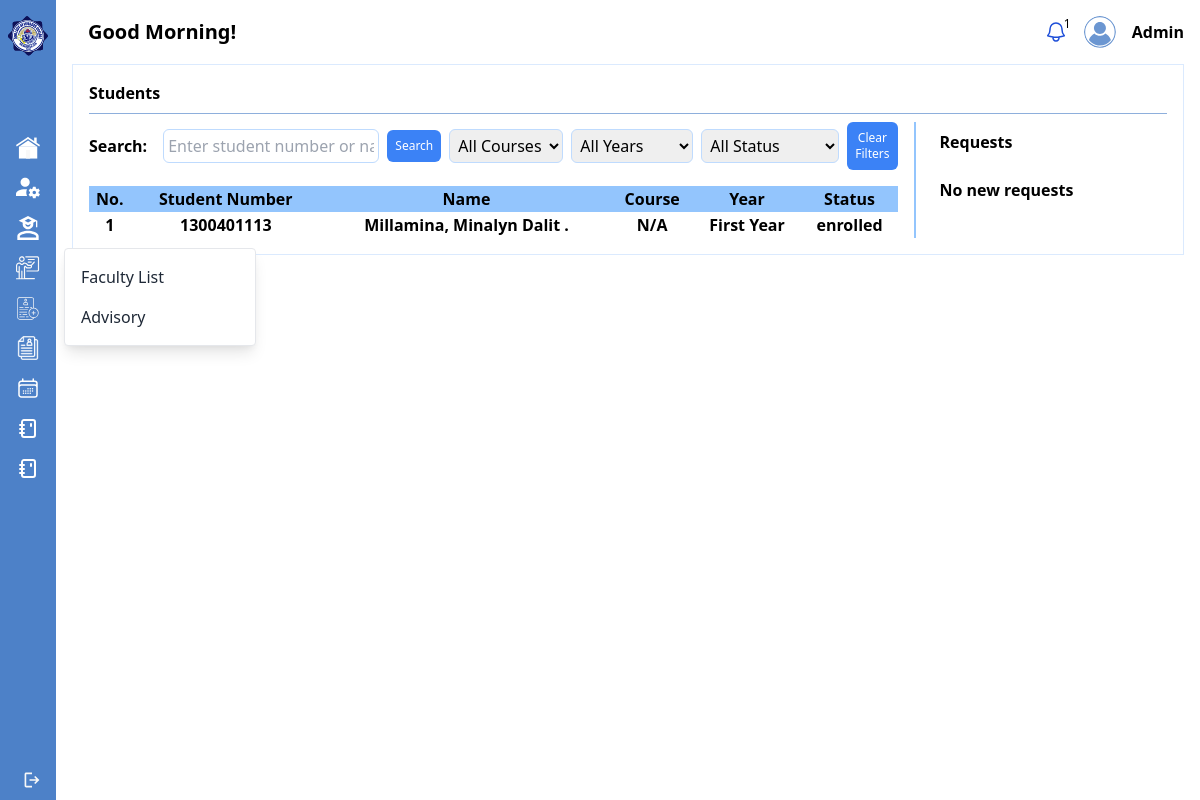
The app's page /admin/student-record.php (signed in), older data.
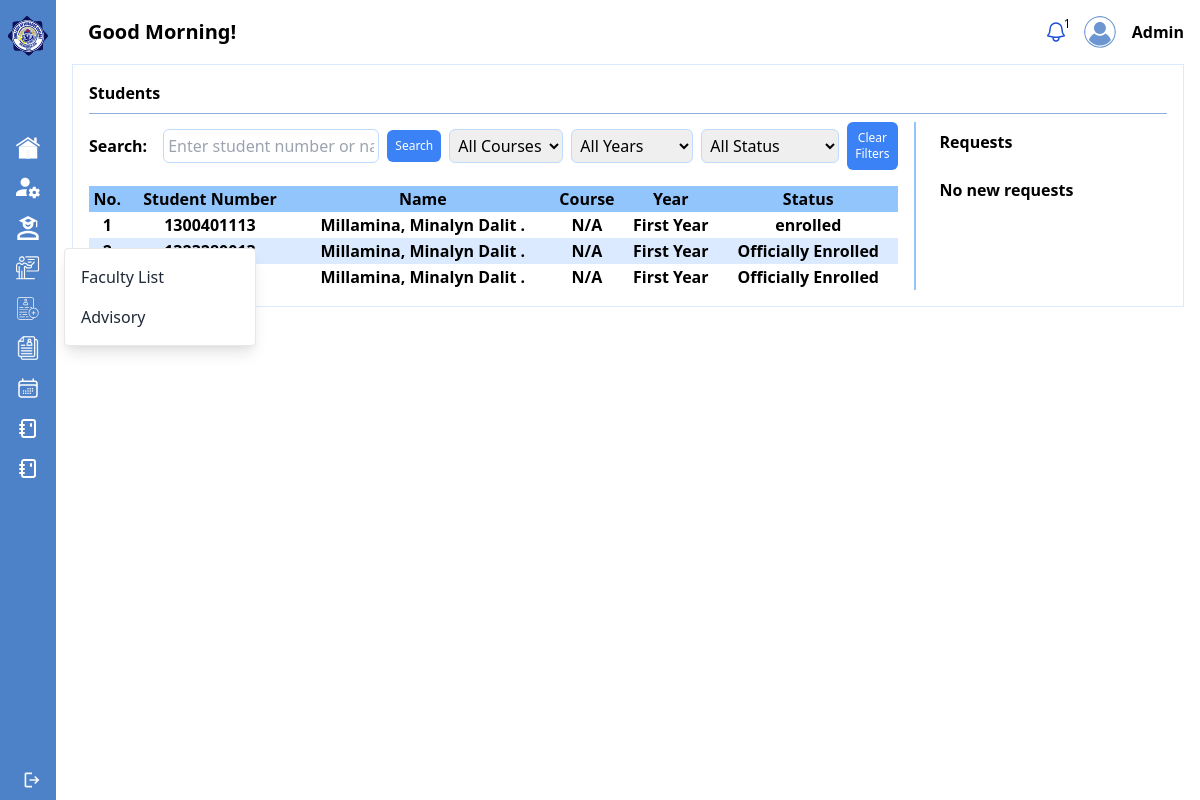
The same page, newer data.
### tables this page shows
CREATE TABLE `student_information` (
  `student_information_id` int(11) NOT NULL,
  `student_id` int(11) DEFAULT NULL,
  `personal_information_id` int(11) DEFAULT NULL,
  `contact_information_id` int(11) DEFAULT NULL,
  `educational_attainment_id` int(11) DEFAULT NULL,
  `family_record_id` int(11) DEFAULT NULL,
  `school_account_id` int(11) DEFAULT NULL,
  `enrollment_details_id` int(11) DEFAULT NULL,
  `status` varchar(20) DEFAULT NULL,
  `profile_picture` blob DEFAULT NULL,
  `e_sign` blob DEFAULT NULL
);

CREATE TABLE `student_number` (
  `student_number_id` int(11) NOT NULL,
  `student_number` int(20) DEFAULT NULL
);

CREATE TABLE `students` (
  `student_id` int(11) NOT NULL,
  `student_number_id` int(11) DEFAULT NULL,
  `surname` varchar(255) DEFAULT NULL,
  `first_name` varchar(255) DEFAULT NULL,
  `middle_name` varchar(255) DEFAULT NULL,
  `suffix` varchar(255) DEFAULT NULL
);

CREATE TABLE `year_level` (
  `year_level_id` int(11) NOT NULL,
  `year_level` varchar(255) DEFAULT NULL
);

### admin/student-record.php (the view, shortened to what the changed rows need)
<?php
include '../php/conn.php';
$sort = isset($_GET['sort']) ? $_GET['sort'] : 'default';
$sort_condition = '';
if ($sort === 'name_asc') {
    $sort_condition = 'ORDER BY s.surname ASC, s.first_name ASC, s.middle_name ASC';
    $next_sort = 'name_desc';
} elseif ($sort === 'name_desc') {
    $sort_condition = 'ORDER BY s.surname DESC, s.first_name DESC, s.middle_name DESC';
    $next_sort = 'name_asc';
} else {
    $next_sort = 'name_asc';
}
if (isset($_GET['search'])) {
    $search = mysqli_real_escape_string($conn, $_GET['search']);
    $search_condition = "AND (sn.student_number LIKE '%$search%' OR s.surname LIKE '%$search%' OR s.first_name LIKE '%$search%' OR s.middle_name LIKE '%$search%')";
} else {
    $search_condition = '';
}
$course_condition = '';
$year_condition = '';
$status_condition = '';
$query = "SELECT sn.student_number, s.surname, s.first_name, s.middle_name, s.suffix, ed.course_id, cr.course_name, yl.year_level, si.status, s.suffix
            FROM student_information si
            JOIN students s ON si.student_id = s.student_id
            JOIN enrollment_details ed ON si.enrollment_details_id = ed.enrollment_details_id
            JOIN course cr ON ed.course_id = cr.course_id
            JOIN year_level yl ON ed.year_level_id = yl.year_level_id
            JOIN student_number sn ON s.student_number_id = sn.student_number_id
            WHERE 1 $search_condition $course_condition $year_condition $status_condition $sort_condition";
$result = mysqli_query($conn, $query);
$users = mysqli_fetch_all($result, MYSQLI_ASSOC);
?>
<!DOCTYPE html>
<html lang="en">
<head>
    <link href="https://cdn.jsdelivr.net/npm/tailwindcss@2.2.19/dist/tailwind.min.css" rel="stylesheet">
</head>
<body class="font-[roboto-serif]">
    <div class="flex justify-start overflow-y-hidden">
            <?php include './sidebar.php'; ?>
        <div class="w-full py-4 px-4">
                <?php include './topbar.php'; ?>
            <div class="mt-4">
                <div class="w-full bg-white p-4 border border-blue-100 gap-2 font-semibold">
                    <div class="flex justify-start gap-4">
                        <div class="w-3/4">
                            <table class="table-auto w-full mt-4">
                                <thead>
                                    <tr class="px-2 py-1 bg-blue-300">
                                        <th class="text-center">No.</th>
                                        <th class="text-center">Student Number</th>
                                        <th class="text-center"><a href="?sort=<?= $next_sort ?>">Name</a></th>
                                        <th class="text-center">Course</th>
                                        <th class="text-center">Year</th>
                                        <th class="text-center">Status</th>
                                    </tr>
                                </thead>
                                <tbody id="studentTableBody">
                                    <?php foreach ($users as $index => $user) : ?>
                                        <tr class="px-2 py-1 <?= $index % 2 === 0 ? 'bg-white-500' : 'bg-blue-100' ?>">
                                            <td class="text-center"><?= $index + 1; ?></td>
                                            <td class="text-center">
                                                <?php if (isset($user['student_number'])) : ?>
                                                    <a href="#" data-student-id="<?= $user['student_number']; ?>" class="student-details-link">
                                                        <?= $user['student_number']; ?>
                                                    </a>
                                                <?php else : ?>
                                                    N/A
                                                <?php endif; ?>
                                            </td>
                                            <td class="text-center"><?= isset($user['surname']) && isset($user['first_name']) && isset($user['middle_name']) ? $user['surname'] . ', ' . $user['first_name'] . ' ' . $user['middle_name'] . ' ' . $user['suffix'] . '.' : 'N/A'; ?></td>
                                            <td class="text-center"><?= isset($user['course']) ? $user['course'] : 'N/A'; ?></td>
                                            <td class="text-center"><?= isset($user['year_level']) ? $user['year_level'] : 'N/A'; ?></td>
                                            <td class="text-center"><?= isset($user['status']) ? $user['status'] : 'N/A'; ?></td>
                                        </tr>
                                    <?php endforeach; ?>
                                </tbody>
                            </table>
                        </div>
                    </div>
                </div>
            </div>
        </div>
    </div>
</html>

Row changes from the older to the newer data that the page shows:
added student_information: student.surname "Millamina", student.first_name "Minalyn", student.middle_name "Dalit", year_level.year_level "First Year", status "Officially Enrolled"
added student_information: student.surname "Millamina", student.first_name "Minalyn", student.middle_name "Dalit", year_level.year_level "First Year", status "Officially Enrolled"
